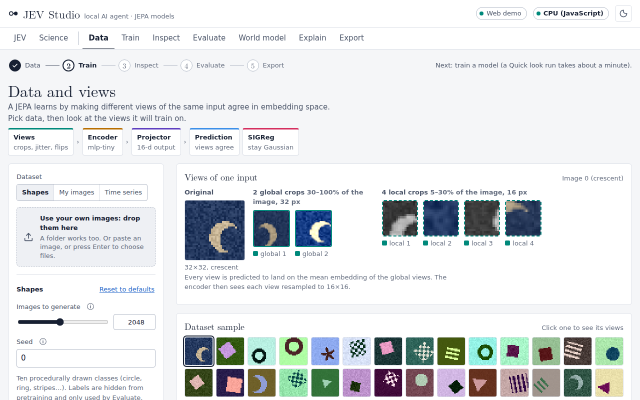
#> input picture assets/screens/tab-data.png, 1280 x 800 px (shown at 1/2 size)
$ python -i images.py   (imports and definitions only)
#> lines starting #> are read from the running program, lines starting #| are printed output that depends on the picture
#> `picture = cv2.imread('../../assets/screens/tab-data.png', cv2.IMREAD_G..`:
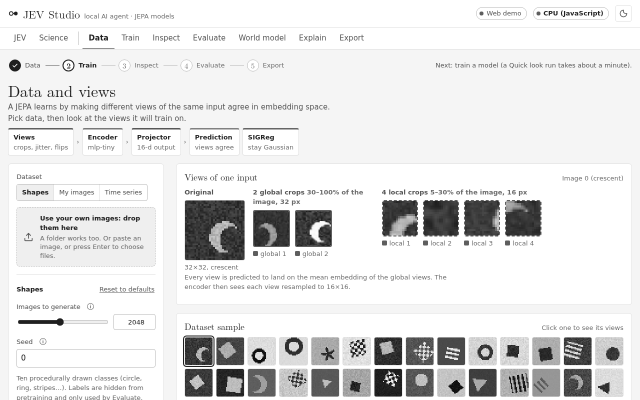
#> picture: shape (800, 1280) (shown at 1/2 size); min 10, max 255, mean 227.3
### jev/media/common.py
"""Shared pieces for jev.media: the error type, workspace checks, limits and font lookup."""
from __future__ import annotations

import os
import sys
from dataclasses import dataclass, fields
from functools import lru_cache
from pathlib import Path

from PIL import Image, ImageFont

from jepa_studio.data import loaders as L
from jev.tools.base import ToolError


class MediaError(ToolError):
    """An expected media failure (bad input, cap exceeded, missing optional dependency). The
    message is shown to the user and should say what to do next."""


# ----------------------------------------------------------------------------- workspace

# [29 lines left out: functions inside, out_inside, out_path, not called in this run]


# ----------------------------------------------------------------------------- limits

@dataclass
class Limits:
    """Caps checked from container metadata BEFORE any frame is decoded.

    Frame size and file size match jepa_studio.data.loaders (the training loaders). Duration has a
    separate, larger cap for footage editing (a 60 s training-clip cap would make editing useless);
    clips inserted into explainers keep the loaders' 60 s cap. Sampled frames are capped too."""
    max_bytes: int = L.MAX_VIDEO_BYTES                 # 512 MB per input file
    max_pixels: int = L.MAX_CLIP_PIXELS                # 4096 x 4096 per frame
    max_image_pixels: int = L.MAX_PIXELS               # stills (Pillow bomb cap)
    max_image_bytes: int = L.MAX_FILE_BYTES            # 64 MB per still
    max_footage_seconds: float = 30 * 60.0             # footage you edit
    max_clip_seconds: float = L.MAX_CLIP_SECONDS       # clips inserted into an explainer
    max_sample_frames: int = 3000                      # frames sampled for analysis
    max_output_seconds: float = 30 * 60.0              # rendered videos
    max_output_pixels: int = 3840 * 2160               # rendered frame size (4K)
    ffmpeg_timeout_s: float = 3600.0                   # one FFmpeg call

    # [6 lines left out: function from_settings, not called in this run]


# ----------------------------------------------------------------------------- fonts

_FONT_CANDIDATES: dict[str, list[str]] = {
    "sans": [
        "/usr/share/fonts/truetype/dejavu/DejaVuSans.ttf",
        "/usr/share/fonts/TTF/DejaVuSans.ttf",
        "/usr/share/fonts/dejavu/DejaVuSans.ttf",
        "/usr/share/fonts/truetype/liberation/LiberationSans-Regular.ttf",
        "/usr/share/fonts/liberation-sans/LiberationSans-Regular.ttf",
        "/usr/share/fonts/truetype/freefont/FreeSans.ttf",
        "/System/Library/Fonts/Supplemental/Arial.ttf",
        "/Library/Fonts/Arial.ttf",
        "/System/Library/Fonts/Helvetica.ttc",
        "C:/Windows/Fonts/segoeui.ttf",
        "C:/Windows/Fonts/arial.ttf",
    ],
    "bold": [
        "/usr/share/fonts/truetype/dejavu/DejaVuSans-Bold.ttf",
        "/usr/share/fonts/TTF/DejaVuSans-Bold.ttf",
        "/usr/share/fonts/dejavu/DejaVuSans-Bold.ttf",
        "/usr/share/fonts/truetype/liberation/LiberationSans-Bold.ttf",
        "/usr/share/fonts/liberation-sans/LiberationSans-Bold.ttf",
        "/usr/share/fonts/truetype/freefont/FreeSansBold.ttf",
        "/System/Library/Fonts/Supplemental/Arial Bold.ttf",
        "/Library/Fonts/Arial Bold.ttf",
        "C:/Windows/Fonts/segoeuib.ttf",
        "C:/Windows/Fonts/arialbd.ttf",
    ],
    "mono": [
        "/usr/share/fonts/truetype/dejavu/DejaVuSansMono.ttf",
        "/usr/share/fonts/TTF/DejaVuSansMono.ttf",
        "/usr/share/fonts/dejavu/DejaVuSansMono.ttf",
        "/usr/share/fonts/truetype/liberation/LiberationMono-Regular.ttf",
        "/usr/share/fonts/liberation-mono/LiberationMono-Regular.ttf",
        "/System/Library/Fonts/Menlo.ttc",
        "/System/Library/Fonts/Monaco.ttf",
        "C:/Windows/Fonts/consola.ttf",
        "C:/Windows/Fonts/cour.ttf",
    ],
}
_MPL_FONT = {"sans": "DejaVuSans.ttf", "bold": "DejaVuSans-Bold.ttf", "mono": "DejaVuSansMono.ttf"}


def _windows_fonts_dir() -> list[str]:
    windir = os.environ.get("WINDIR")
    return [str(Path(windir) / "Fonts")] if windir and sys.platform == "win32" else []


@lru_cache(maxsize=None)
def font_file(role: str) -> str | None:
    """Path of a TrueType font for `role` (sans | bold | mono), or None.

    Order: common system locations (Linux DejaVu/Liberation/FreeFont, macOS Arial/Helvetica/Menlo,
    Windows Segoe UI/Arial/Consolas), then the DejaVu fonts matplotlib ships with (present wherever
    matplotlib is installed, on every OS). None means Pillow's built-in font is used."""
    cands = list(_FONT_CANDIDATES.get(role, []))
    for d in _windows_fonts_dir():
        cands += [str(Path(d) / Path(c).name) for c in cands if c.startswith("C:/")]
    for c in cands:
        if Path(c).is_file():
            return c
    try:
        import matplotlib

        p = Path(matplotlib.get_data_path()) / "fonts" / "ttf" / _MPL_FONT.get(role, "DejaVuSans.ttf")
        if p.is_file():
            return str(p)
    except Exception:  # noqa: BLE001 - matplotlib optional here
        pass
    return None


@lru_cache(maxsize=256)
def font(role: str, size: int) -> ImageFont.FreeTypeFont | ImageFont.ImageFont:
    size = max(6, int(size))
    f = font_file(role)
    if f:
        try:
            return ImageFont.truetype(f, size)
        except OSError:
            pass
    try:
        return ImageFont.load_default(size=size)      # Pillow >= 10.1: scalable built-in font
    except TypeError:                                 # older Pillow: fixed bitmap font
        return ImageFont.load_default()


# [31 lines left out: function open_image_safely, not called in this run]


def even(n: float) -> int:
    """Nearest even integer >= 2 (yuv420p needs even frame sizes)."""
    return max(2, int(round(n / 2.0)) * 2)

### jev/media/images.py
"""Images without big models: charts (matplotlib), box-and-arrow diagrams from a JSON spec,
title cards, contact sheets and simple edits (resize, crop, annotate). Also the shared themes
and text-layout helpers used by slides and video.
"""
from __future__ import annotations

import io
import math
from dataclasses import dataclass
from pathlib import Path
from typing import Any, Iterable

import numpy as np
from PIL import Image, ImageDraw

from .common import Limits, MediaError, font, inside, open_image_safely


# ----------------------------------------------------------------------------- themes

@dataclass(frozen=True)
class Theme:
    name: str
    bg: str
    panel: str
    fg: str
    muted: str
    accent: str
    accent2: str
    code_bg: str
    grid: str
    palette: tuple[str, ...]
    code: dict


THEMES = {
    "dark": Theme("dark", bg="#0e1117", panel="#171c28", fg="#eef1f7", muted="#9aa4b8", accent="#6ea8fe",
                  accent2="#f0b35a", code_bg="#131823", grid="#2a3142",
                  palette=("#6ea8fe", "#f0b35a", "#5fd0a5", "#e77d9a", "#b69cf2", "#7fd6e8"),
                  code={"keyword": "#c792ea", "string": "#a5d6a7", "comment": "#7f8aa3", "number": "#f0b35a",
                        "function": "#82aaff", "class": "#ffcb6b", "builtin": "#89ddff", "operator": "#d9dfeb",
                        "decorator": "#f78c6c", "text": "#e6e9f0"}),
    "light": Theme("light", bg="#fbfbfd", panel="#eef1f6", fg="#161a23", muted="#5b6475", accent="#2f62d6",
                   accent2="#c77a12", code_bg="#f3f5f9", grid="#d9dee8",
                   palette=("#2f62d6", "#c77a12", "#1f9d72", "#c4456a", "#7a55c9", "#2391a8"),
                   code={"keyword": "#8b2fc9", "string": "#2e7d32", "comment": "#7a8291", "number": "#b45309",
                         "function": "#1d4ed8", "class": "#a15c00", "builtin": "#0e7490", "operator": "#2b2f38",
                         "decorator": "#c2410c", "text": "#1f2430"}),
}


def theme(name: str | Theme | None) -> Theme:
    if isinstance(name, Theme):
        return name
    t = THEMES.get((name or "dark").lower())
    if t is None:
        raise MediaError(f"unknown theme {name!r}; use one of {', '.join(THEMES)}")
    return t


def rgb(color: str) -> tuple[int, int, int]:
    c = color.lstrip("#")
    if len(c) == 3:
        c = "".join(ch * 2 for ch in c)
    if len(c) != 6:
        raise MediaError(f"invalid colour {color!r} (use #rrggbb)")
    return int(c[0:2], 16), int(c[2:4], 16), int(c[4:6], 16)


# ----------------------------------------------------------------------------- text layout

def text_width(draw: ImageDraw.ImageDraw, text: str, f) -> float:
    return draw.textlength(text, font=f)


# [30 lines left out: functions wrap, line_height, not called in this run]


def fit_image(im: Image.Image, size: tuple[int, int], mode: str = "fit", bg: str = "#000000") -> Image.Image:
    """Scale `im` into `size`: fit (letterbox, whole image visible) or cover (fill and crop)."""
    W, H = size
    w, h = im.size
    if mode == "stretch":
        return im.convert("RGB").resize((W, H), Image.Resampling.LANCZOS)
    s = (max if mode == "cover" else min)(W / w, H / h)
    nw, nh = max(1, round(w * s)), max(1, round(h * s))
    r = im.resize((nw, nh), Image.Resampling.LANCZOS)
    canvas = Image.new("RGB", (W, H), rgb(bg))
    if r.mode == "RGBA":
        canvas.paste(r, ((W - nw) // 2, (H - nh) // 2), r)
    else:
        canvas.paste(r.convert("RGB"), ((W - nw) // 2, (H - nh) // 2))
    return canvas


# ----------------------------------------------------------------------------- charts

MAX_POINTS = 200_000


# [275 lines left out: functions _require_matplotlib, _figure, _to_image, chart, equation, _layout and 3 more, not called in this run]


def _mix(a, b, k):
    return tuple(int(round(a[i] * (1 - k) + b[i] * k)) for i in range(3))


# ----------------------------------------------------------------------------- cards and sheets

# [43 lines left out: function title_card, not called in this run]


def contact_sheet(images: Iterable[Image.Image], cols: int = 4, thumb_w: int = 320,
                  labels: list[str] | None = None, th: str | Theme = "dark") -> Image.Image:
#> called with cols = 4, thumb_w = 320, th = 'dark'
    t = theme(th)
    ims = list(images)
#> ims = 800 items
    if not ims:
        raise MediaError("contact sheet needs at least one image")
    cols = max(1, min(cols, len(ims)))
#> cols = 4
    thumb_h = int(round(thumb_w * 9 / 16))
    pad = max(6, thumb_w // 24)
    lf = font("sans", max(12, thumb_w // 18))
    lab_h = line_height(lf) if labels else 0
    rows = math.ceil(len(ims) / cols)
#> rows = 200
    W = cols * thumb_w + (cols + 1) * pad
#> W = 1345
    H = rows * (thumb_h + lab_h) + (rows + 1) * pad
#> H = 38613
    sheet = Image.new("RGB", (W, H), rgb(t.bg))
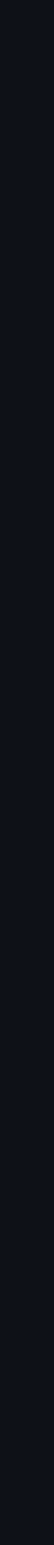
#> sheet: PIL image 1345x38613 RGB (shown at 1/25 size); mean R, G, B 14, 17, 23
    d = ImageDraw.Draw(sheet)
    for i, im in enumerate(ims):
        r, c = divmod(i, cols)
        x = pad + c * (thumb_w + pad)
        y = pad + r * (thumb_h + lab_h + pad)
        sheet.paste(fit_image(im, (thumb_w, thumb_h), "fit", t.panel), (x, y))
        if labels and i < len(labels):
            d.text((x, y + thumb_h + 2), str(labels[i])[:60], font=lf, fill=t.muted)
#> this loop made 1 pass
#> (x, y, W in fit_image, H in fit_image) on pass 1: (13, 13, 320, 180)
    return sheet


# [50 lines left out: functions _xy, edit_image, not called in this run]


def load_image(path: str | Path, workspace: str | Path, limits: Limits | None = None) -> Image.Image:
    return open_image_safely(inside(path, workspace), limits, root=Path(workspace).resolve())


# [15 lines left out: function save_png, not called in this run]

>>> import cv2
>>> picture = cv2.imread('../../assets/screens/tab-data.png', cv2.IMREAD_GRAYSCALE)
#> (the run stopped early here; a loop or call above may not have finished)
